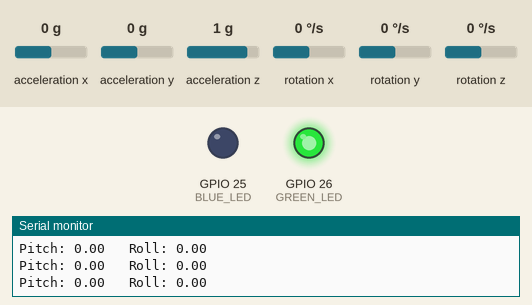
Simulated run of this sketch. Board: ESP32. Shown: output pins drawn as LEDs (lit = HIGH), the last lines printed to the serial monitor. Wiring (inferred from the names in the program): MPU-6050 motion sensor at I2C address 0x68. The inputs (shaded band) are chosen by the test bench; at power-on: acceleration z 1 g, rotation x 0 °/s, acceleration x 0 g, acceleration y 0 g, rotation y 0 °/s, rotation z 0 °/s.

Above: at 2.3 s.
2.4 s: acceleration z set to -1.4 g
At 3.5 s:
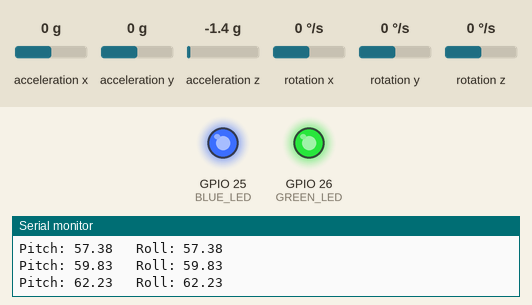
5.4 s: rotation x set to -100 °/s
At 7.7 s:
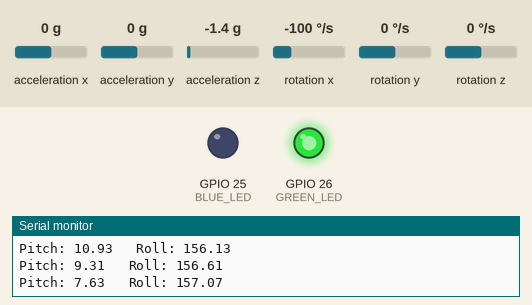
8.4 s: acceleration x set to -0.2 g
At 8.8 s:
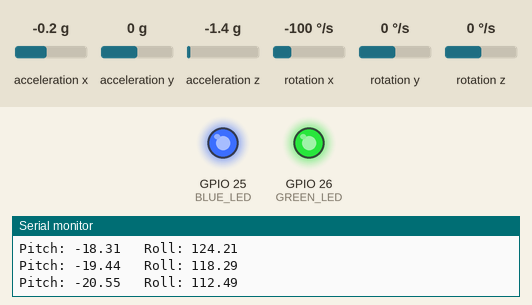
9.9 s: acceleration y set to -0.2 g
At 14.6 s:
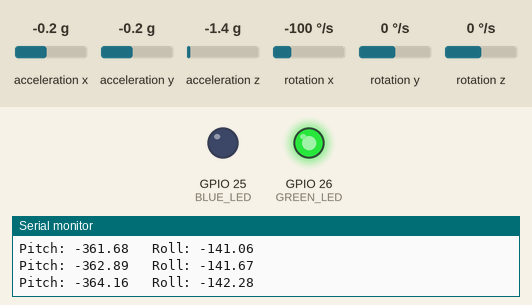
Timing chart, 0 to 14.9 s (numbered marks = the images above; inputs shaded):
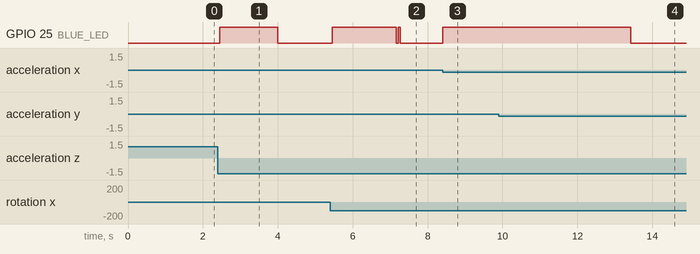

Measured:
- the behaviour switches between 0 and -0.1 g on acceleration x (found by bisection; images 2 and 3)
- the behaviour switches between 0 and -0.1 g on acceleration y (found by bisection; images 3 and 4)
- after the input at 2.4 s, GPIO 25 (BLUE_LED): LOW → HIGH after 0.05 s, → LOW 1.6 s later
- after the input at 5.4 s, GPIO 25 (BLUE_LED): LOW → HIGH after 0.05 s, → LOW 1.7 s later, → HIGH 0.05 s later, → LOW 0.05 s later
- after the input at 8.4 s, GPIO 25 (BLUE_LED): LOW → HIGH at once
- after the input at 9.9 s, GPIO 25 (BLUE_LED): HIGH → LOW after 3.5 s instead of 1.6 s

The sketch:

MPU_TEST.ino
```cpp
// ===== MPU6050/6500 TEST (raw I2C, works with clone chips) =====
// Wiring: VCC->3V3, GND->GND, SDA->D21, SCL->D22

#include <Wire.h>

#define BLUE_LED 25
#define GREEN_LED 26
#define MPU_ADDR 0x68

int16_t ax, ay, az, gx, gy, gz;
float pitch = 0, roll = 0;
float lastPitch = 0, lastRoll = 0;
unsigned long lastTime;

void setup() {
  Serial.begin(115200);
  delay(1000);
  Serial.println("=== MPU TEST START ===");

  pinMode(BLUE_LED, OUTPUT);
  pinMode(GREEN_LED, OUTPUT);
  digitalWrite(BLUE_LED, LOW);
  digitalWrite(GREEN_LED, LOW);

  Wire.begin(21, 22);

  Wire.beginTransmission(MPU_ADDR);
  Wire.write(0x6B);
  Wire.write(0);
  Wire.endTransmission(true);

  delay(100);
  Serial.println("Sensor initialized.");
  digitalWrite(GREEN_LED, HIGH);

  lastTime = millis();
}

void readMPU() {
  Wire.beginTransmission(MPU_ADDR);
  Wire.write(0x3B);
  Wire.endTransmission(false);
  Wire.requestFrom(MPU_ADDR, 14, true);

  ax = Wire.read() << 8 | Wire.read();
  ay = Wire.read() << 8 | Wire.read();
  az = Wire.read() << 8 | Wire.read();
  Wire.read(); Wire.read();
  gx = Wire.read() << 8 | Wire.read();
  gy = Wire.read() << 8 | Wire.read();
  gz = Wire.read() << 8 | Wire.read();
}

void loop() {
  readMPU();

  unsigned long now = millis();
  float dt = (now - lastTime) / 1000.0;
  lastTime = now;

  float accPitch = atan2(ay, az) * 180.0 / PI;
  float accRoll  = atan2(ax, az) * 180.0 / PI;
  float gyroPitchRate = gx / 131.0;
  float gyroRollRate  = gy / 131.0;

  pitch = 0.98 * (pitch + gyroPitchRate * dt) + 0.02 * accPitch;
  roll  = 0.98 * (roll + gyroRollRate * dt) + 0.02 * accRoll;

  Serial.print("Pitch: ");
  Serial.print(pitch);
  Serial.print("   Roll: ");
  Serial.println(roll);

  float pitchChange = abs(pitch - lastPitch);
  float rollChange  = abs(roll - lastRoll);

  digitalWrite(BLUE_LED, (pitchChange > 2.0 || rollChange > 2.0) ? HIGH : LOW);

  lastPitch = pitch;
  lastRoll = roll;

  delay(50);
}
```
